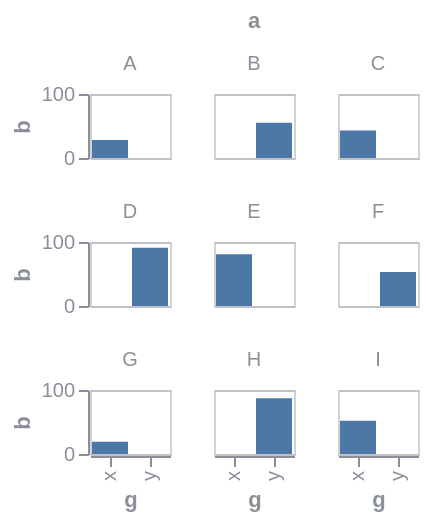

Vega-Lite specification for this chart:
### Vega specification from a JSON file in a GitHub repository (floating-point values rounded to 4 significant figures)
{"$schema": "https://vega.github.io/schema/vega/v6.json", "background": null, "padding": 5, "data": [{"name": "source_0", "values": [{"a": "A", "b": 28, "c": 5, "g": "x"}, {"a": "B", "b": 55, "c": 9, "g": "y"}, {"a": "C", "b": 43, "c": 2, "g": "x"}, {"a": "D", "b": 91, "c": 7, "g": "y"}, {"a": "E", "b": 81, "c": 4, "g": "x"}, {"a": "F", "b": 53, "c": 6, "g": "y"}, {"a": "G", "b": 19, "c": 8, "g": "x"}, {"a": "H", "b": 87, "c": 1, "g": "y"}, {"a": "I", "b": 52, "c": 3, "g": "x"}]}, {"name": "data_0", "source": "source_0", "transform": [{"type": "stack", "groupby": ["g", "a"], "field": "b", "sort": {"field": [], "order": []}, "as": ["b_start", "b_end"], "offset": "zero"}, {"type": "filter", "expr": "isValid(datum[\"b\"]) && isFinite(+datum[\"b\"])"}]}, {"name": "facet_domain", "source": "data_0", "transform": [{"type": "aggregate", "groupby": ["a"]}]}, {"name": "facet_domain_row", "transform": [{"type": "sequence", "start": 0, "stop": {"signal": "ceil(length(data(\"facet_domain\")) / 3)"}}]}, {"name": "facet_domain_column", "transform": [{"type": "sequence", "start": 0, "stop": {"signal": "min(length(data(\"facet_domain\")), 3)"}}]}], "signals": [{"name": "child_width", "value": 40}, {"name": "child_height", "value": 32}], "layout": {"padding": 20, "bounds": "full", "align": "all", "columns": 3}, "marks": [{"name": "facet-title", "type": "group", "role": "column-title", "title": {"text": "a", "style": "guide-title", "offset": 10}}, {"name": "row_header", "type": "group", "role": "row-header", "from": {"data": "facet_domain_row"}, "encode": {"update": {"height": {"signal": "child_height"}}}, "axes": [{"scale": "y", "orient": "left", "grid": false, "title": "b", "labelOverlap": true, "tickCount": {"signal": "ceil(child_height/40)"}, "zindex": 0}]}, {"name": "column_footer", "type": "group", "role": "column-footer", "from": {"data": "facet_domain_column"}, "encode": {"update": {"width": {"signal": "child_width"}}}, "axes": [{"scale": "x", "orient": "bottom", "grid": false, "title": "g", "labelAlign": "right", "labelAngle": 270, "labelBaseline": "middle", "zindex": 0}]}, {"name": "cell", "type": "group", "title": {"text": {"signal": "isValid(parent[\"a\"]) ? parent[\"a\"] : \"\"+parent[\"a\"]"}, "style": "guide-label", "frame": "group", "offset": 10}, "style": "cell", "from": {"facet": {"name": "facet", "data": "data_0", "groupby": ["a"]}}, "sort": {"field": ["datum[\"a\"]"], "order": ["ascending"]}, "encode": {"update": {"width": {"signal": "child_width"}, "height": {"signal": "child_height"}}}, "marks": [{"name": "child_marks", "type": "rect", "style": ["bar"], "from": {"data": "facet"}, "encode": {"update": {"fill": {"value": "#4c78a8"}, "ariaRoleDescription": {"value": "bar"}, "description": {"signal": "\"g: \" + (isValid(datum[\"g\"]) ? isArray(datum[\"g\"]) ? join(datum[\"g\"], ' ') : datum[\"g\"] : \"\"+datum[\"g\"]) + \"; b: \" + (format(datum[\"b\"], \"\"))"}, "x": {"scale": "x", "field": "g"}, "width": {"signal": "max(0.25, bandwidth('x'))"}, "y": {"scale": "y", "field": "b_end"}, "y2": {"scale": "y", "field": "b_start"}}}}], "axes": [{"scale": "y", "orient": "left", "gridScale": "x", "grid": true, "tickCount": {"signal": "ceil(child_height/40)"}, "domain": false, "labels": false, "aria": false, "maxExtent": 0, "minExtent": 0, "ticks": false, "zindex": 0}]}], "scales": [{"name": "x", "type": "band", "domain": {"data": "data_0", "field": "g", "sort": true}, "range": [0, {"signal": "child_width"}], "paddingInner": 0.1, "paddingOuter": 0.05}, {"name": "y", "type": "linear", "domain": {"data": "data_0", "fields": ["b_start", "b_end"]}, "range": [{"signal": "child_height"}, 0], "nice": true, "zero": true}], "config": {"axis": {"labelColor": "#8a8f98", "titleColor": "#8a8f98", "domainColor": "#8a8f98", "tickColor": "#8a8f98", "gridColor": "#8a8f98", "gridOpacity": 0.25}, "legend": {"labelColor": "#8a8f98", "titleColor": "#8a8f98"}, "style": {"cell": {"stroke": "#8a8f98", "strokeOpacity": 0.4}, "guide-label": {"fill": "#8a8f98"}, "guide-title": {"fill": "#8a8f98"}}}}
